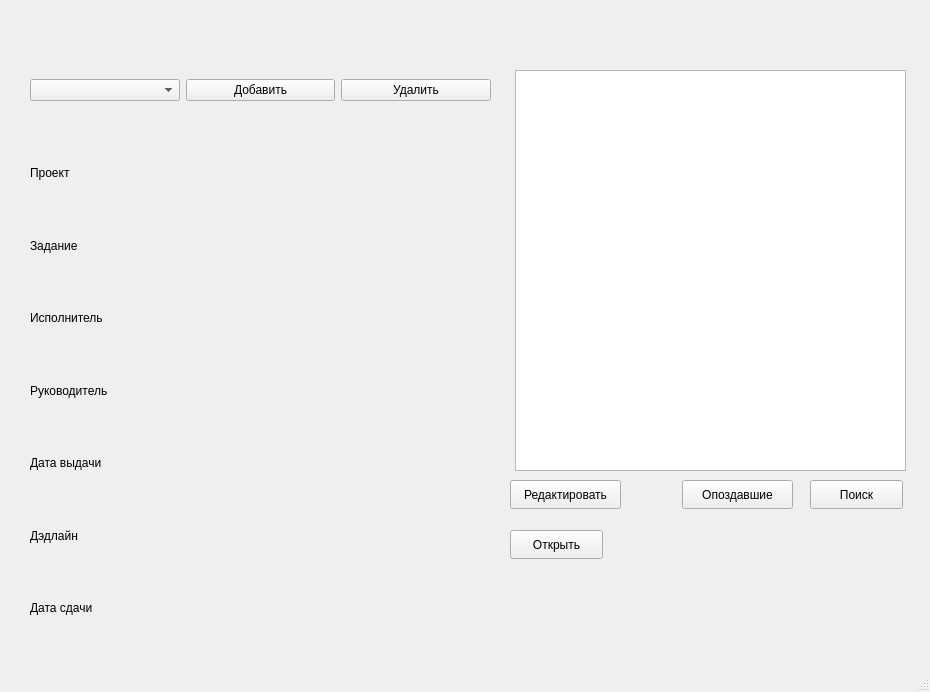
<?xml version="1.0" encoding="UTF-8"?>
<ui version="4.0">
 <class>MainWindow</class>
 <widget class="QMainWindow" name="MainWindow">
  <property name="geometry">
   <rect>
    <x>0</x>
    <y>0</y>
    <width>930</width>
    <height>692</height>
   </rect>
  </property>
  <property name="windowTitle">
   <string>MainWindow</string>
  </property>
  <widget class="QWidget" name="centralwidget">
   <widget class="QLabel" name="label">
    <property name="geometry">
     <rect>
      <x>80</x>
      <y>150</y>
      <width>63</width>
      <height>20</height>
     </rect>
    </property>
    <property name="text">
     <string/>
    </property>
   </widget>
   <widget class="QWidget" name="gridLayoutWidget">
    <property name="geometry">
     <rect>
      <x>30</x>
      <y>140</y>
      <width>421</width>
      <height>501</height>
     </rect>
    </property>
    <layout class="QGridLayout" name="gridLayout">
     <item row="3" column="0">
      <widget class="QLabel" name="headerLabel">
       <property name="text">
        <string>Руководитель</string>
       </property>
      </widget>
     </item>
     <item row="4" column="0">
      <widget class="QLabel" name="dateLabel">
       <property name="text">
        <string>Дата выдачи</string>
       </property>
      </widget>
     </item>
     <item row="2" column="0">
      <widget class="QLabel" name="execLabel">
       <property name="text">
        <string>Исполнитель</string>
       </property>
      </widget>
     </item>
     <item row="0" column="0">
      <widget class="QLabel" name="projectLabel">
       <property name="text">
        <string>Проект</string>
       </property>
      </widget>
     </item>
     <item row="5" column="0">
      <widget class="QLabel" name="deadLineLabel">
       <property name="text">
        <string>Дэдлайн</string>
       </property>
      </widget>
     </item>
     <item row="6" column="0">
      <widget class="QLabel" name="returnLabel">
       <property name="text">
        <string>Дата сдачи</string>
       </property>
      </widget>
     </item>
     <item row="1" column="0">
      <widget class="QLabel" name="taskLabel">
       <property name="text">
        <string>Задание</string>
       </property>
      </widget>
     </item>
     <item row="0" column="1">
      <widget class="QLabel" name="projectField">
       <property name="text">
        <string/>
       </property>
      </widget>
     </item>
     <item row="2" column="1">
      <widget class="QLabel" name="execField">
       <property name="text">
        <string/>
       </property>
      </widget>
     </item>
     <item row="3" column="1">
      <widget class="QLabel" name="headerField">
       <property name="text">
        <string/>
       </property>
      </widget>
     </item>
     <item row="4" column="1">
      <widget class="QLabel" name="dateField">
       <property name="text">
        <string/>
       </property>
      </widget>
     </item>
     <item row="5" column="1">
      <widget class="QLabel" name="deadLineField">
       <property name="text">
        <string/>
       </property>
      </widget>
     </item>
     <item row="6" column="1">
      <widget class="QLabel" name="returnDateField">
       <property name="text">
        <string/>
       </property>
      </widget>
     </item>
     <item row="1" column="1">
      <widget class="QLabel" name="taskField">
       <property name="text">
        <string/>
       </property>
      </widget>
     </item>
    </layout>
   </widget>
   <widget class="QPushButton" name="searchButton">
    <property name="geometry">
     <rect>
      <x>810</x>
      <y>480</y>
      <width>93</width>
      <height>29</height>
     </rect>
    </property>
    <property name="text">
     <string>Поиск</string>
    </property>
   </widget>
   <widget class="QPushButton" name="listButton">
    <property name="geometry">
     <rect>
      <x>682</x>
      <y>480</y>
      <width>111</width>
      <height>29</height>
     </rect>
    </property>
    <property name="text">
     <string>Опоздавшие</string>
    </property>
   </widget>
   <widget class="QWidget" name="horizontalLayoutWidget">
    <property name="geometry">
     <rect>
      <x>30</x>
      <y>50</y>
      <width>461</width>
      <height>80</height>
     </rect>
    </property>
    <layout class="QHBoxLayout" name="horizontalLayout">
     <item>
      <widget class="QComboBox" name="comboBox"/>
     </item>
     <item>
      <widget class="QPushButton" name="addButton">
       <property name="text">
        <string>Добавить</string>
       </property>
      </widget>
     </item>
     <item>
      <widget class="QPushButton" name="deleteButton">
       <property name="text">
        <string>Удалить</string>
       </property>
      </widget>
     </item>
    </layout>
   </widget>
   <widget class="QPushButton" name="editButton">
    <property name="geometry">
     <rect>
      <x>510</x>
      <y>480</y>
      <width>111</width>
      <height>29</height>
     </rect>
    </property>
    <property name="text">
     <string>Редактировать</string>
    </property>
   </widget>
   <widget class="QListWidget" name="listWidget">
    <property name="geometry">
     <rect>
      <x>515</x>
      <y>70</y>
      <width>391</width>
      <height>401</height>
     </rect>
    </property>
   </widget>
   <widget class="QPushButton" name="openButton">
    <property name="geometry">
     <rect>
      <x>510</x>
      <y>530</y>
      <width>93</width>
      <height>29</height>
     </rect>
    </property>
    <property name="text">
     <string>Открыть</string>
    </property>
   </widget>
  </widget>
  <widget class="QMenuBar" name="menubar">
   <property name="geometry">
    <rect>
     <x>0</x>
     <y>0</y>
     <width>930</width>
     <height>26</height>
    </rect>
   </property>
  </widget>
  <widget class="QStatusBar" name="statusbar"/>
 </widget>
 <resources/>
 <connections/>
</ui>
